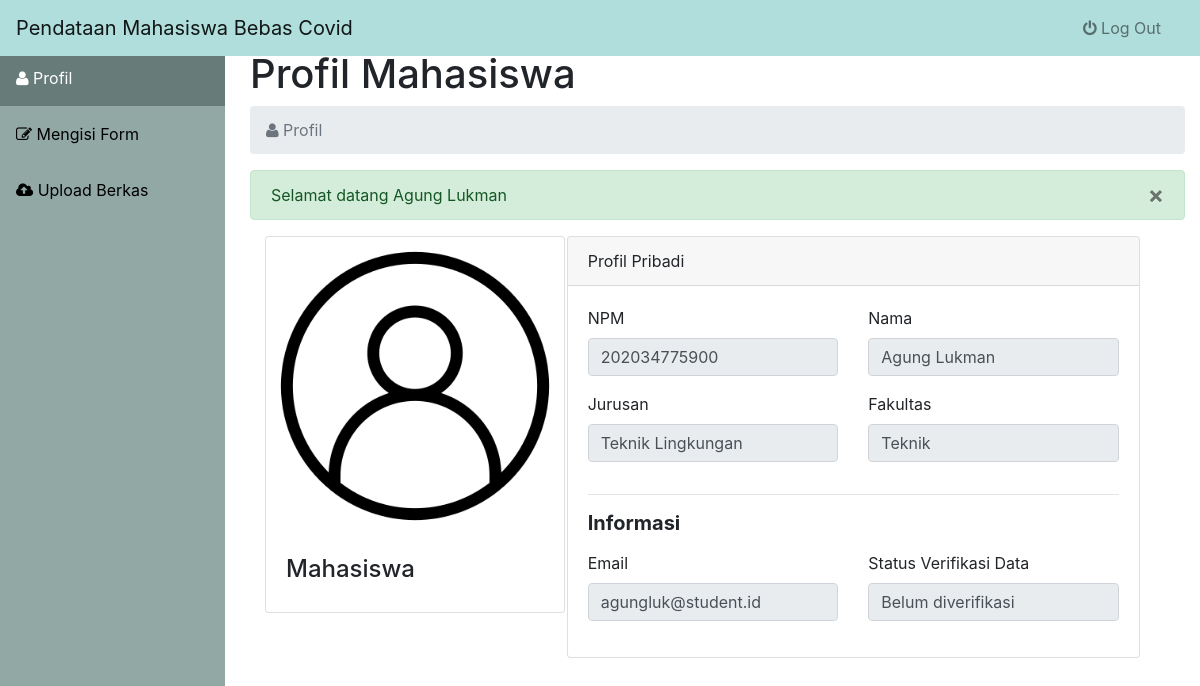
/index-user.php (signed in), run on the app's committed database.
### tables this page shows
CREATE TABLE `tb_mhs` (
  `id_mhs` int(11) NOT NULL,
  `npm_mhs` varchar(100) DEFAULT NULL,
  `nama_mhs` varchar(100) NOT NULL,
  `password_mhs` varchar(50) NOT NULL,
  `email` varchar(100) NOT NULL,
  `jurusan` varchar(100) NOT NULL,
  `fakultas` varchar(100) NOT NULL,
  `status_ver` varchar(100) NOT NULL
);

### index-user.php (the view, shortened to what this page needs)
<!DOCTYPE html>
<html lang="en">
  <head>
    <link rel="stylesheet" href="assets/css/bootstrap.min.css"/>
    <link rel="stylesheet" type="text/css" href="assets/css/pendataan.css">
    <link rel="stylesheet" href="font-awesome/css/font-awesome.min.css">
  </head>
  <body>
  <?php
  include 'connect.php';
  $querymhs= mysqli_query($koneksi,"SELECT * FROM tb_mhs WHERE email='$_SESSION[email]'");
  $tampil=mysqli_fetch_array($querymhs);
  ?>
    <div id="wrapper">
      <nav class="navbar navbar-inverse fixed-top navbar-expand-lg navbar-light bg-light">
        <a class="navbar-brand" href="#">Pendataan Mahasiswa Bebas Covid</a>
        <div class="collapse navbar-collapse" id="navbarSupportedContent">
          <ul class="navbar-nav ml-auto">
            <li class="nav-item ">
              <a href="logout.php" class="nav-link"><i class="fa fa-power-off"></i> Log Out</a>
            </li>
          </ul>
        </div>
      </nav>
        <div class="sidebar">
          <a class="active" href="index-user.php"><i class="fa fa-user"></i> Profil</a>
          <a href="isi-form.php"><i class="fa fa-pencil-square-o"></i> Mengisi Form</a>
          <a  href="up-berkas.php"><i class="fa fa-cloud-upload"></i> Upload Berkas</a>
        </div>
      <div id="page-wrapper">
        <div class="row">
          <div class="col-lg-12">
            <nav aria-label="breadcrumb">
                <h1>Profil Mahasiswa</h1>
                <ol class="breadcrumb">
                    <li class="breadcrumb-item active"><i class="fa fa-user"></i> Profil</li>
                </ol>
            </nav>
            <div class="alert alert-success alert-dismissable">
              <button type="button" class="close" data-dismiss="alert" aria-hidden="true">&times;</button>
              Selamat datang <?=$tampil['nama_mhs']?>
            </div>
          </div>
        </div>
        <div class="row container d-flex justify-content-center">
          <div class="col-lg-4">
            <div class="card user-card-full" style="width:300px">
              <img class="card-img-top" src="userimg.png" alt="Card image" style="width=100%">
              <div class="card-body">
                <h4 class="card-tittle">Mahasiswa</h4>
              </div>
            </div>
          </div>
          <div class="col-lg-8">
            <div class="card">
              <div class="card-header">Profil Pribadi</div>
              <div class="card-body">
                <form class="row">
                  <div class="col-md-6">
                    <div class="form-group">
                      <label for="npm_mhs">NPM</label>
                      <input type="text" name="npm_mhs" class="form-control" id="npm_mhs" value="<?=$tampil['npm_mhs']?>" disabled>
                    </div>
                  </div>
                  <div class="col-md-6">
                    <div class="form-group">
                      <label for="nama_mhs">Nama</label>
                      <input type="text" name="nama_mhs" class="form-control" id="nama_mhs" value="<?=$tampil['nama_mhs']?>" disabled>
                    </div>
                  </div>
                  <div class="col-md-6">
                    <div class="form-group">
                      <label for="jurusan_us">Jurusan</label>
                      <input type="text" name="jurusan" class="form-control" id="jurusan_us" value="<?=$tampil['jurusan']?>" disabled>
                    </div>
                  </div>
                  <div class="col-md-6">
                    <div class="form-group">
                      <label for="fakultas_us">Fakultas</label>
                      <input type="text" name="fakultas" class="form-control" id="fakultas_us" value="<?=$tampil['fakultas']?>" disabled>
                    </div>
                  </div>
                  <div class="col-lg-12">
                    <hr>
                    <h5 class="author-card-name text-lg mb-3">
                      <b>Informasi</b>
                    </h5>
                  </div>
                  <div class="col-md-6">
                    <div class="form-group">
                      <label for="email_us">Email</label>
                      <input type="text" name="email" class="form-control" id="email_us" value="<?=$tampil['email']?>" disabled>
                    </div>
                  </div>
                  <div class="col-md-6">
                    <div class="form-group">
                      <label for="status_ver">Status Verifikasi Data</label>
                      <input type="text" name="status_ver" class="form-control" id="status_ver" value="<?=$tampil['status_ver']?>" disabled>
                    </div>
                  </div>
                </form>
              </div>
            </div>
          </div>
        </div>
      </div>
    </div>
  </body>
</html>

### assets/css/pendataan.css (style rules this page uses)
body { height: 100%; margin-top: 0; }
#wrapper { padding-left: 0; width: 100%; align-items: stretch; }
#page-wrapper { width: 100%; padding: 50px 15px; }
.sidebar { min-height: 100vh; width: 225px; margin: 0; padding: 0; background-color: #91A8A4; position: fixed; height: 100%; overflow: auto; top: 50px; }
.sidebar a { display: block; color: black; padding: 16px; text-decoration: none; }
.sidebar a.active { background-color: #677C79; color: white; }
@media (min-width:768px) { #wrapper { width: 100%; padding-left: 0; } }
@media (min-width:768px) { #page-wrapper { padding-left: 250px; } }
@media (min-width:768px) { .navbar-collapse { padding-left: 15px !important; padding-right: 15px !important; } }

### data on the page
tb_mhs: nama_mhs "Agung Lukman", npm_mhs "202034775900", jurusan "Teknik Lingkungan", fakultas "Teknik", email "agungluk@student.id", status_ver "Belum diverifikasi"
